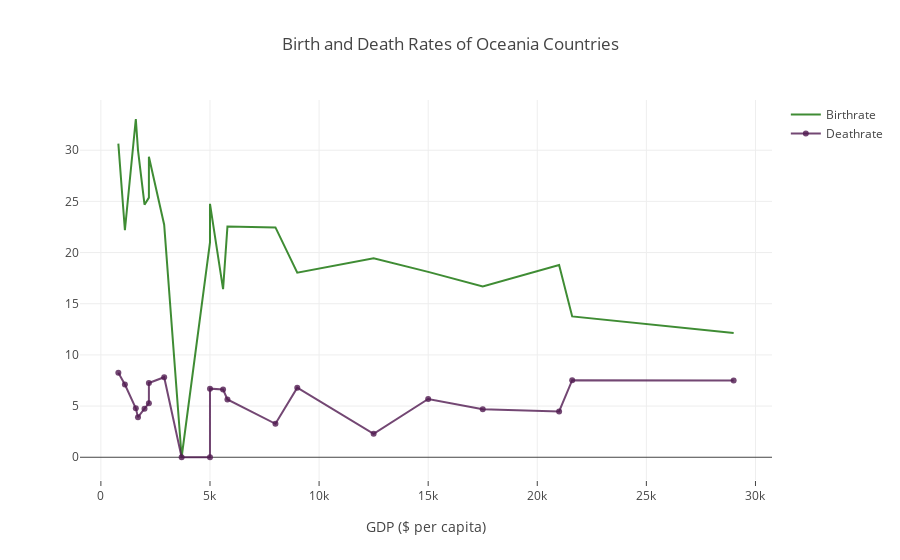

Source (notebook cell):
### Code cell
trace1 = go.Scatter(
                    x = oceaniaData["GDP ($ per capita)"],
                    y = oceaniaData["Birthrate"],
                    mode = "lines",
                    name = "Birthrate",
                    marker = dict(color = 'rgba(16, 112, 2, 0.8)'),
                    text = oceaniaData.Country)

trace2 = go.Scatter(
                    x = oceaniaData["GDP ($ per capita)"],
                    y = oceaniaData["Deathrate"],
                    mode = "lines+markers",
                    name = "Deathrate",
                    marker = dict(color = 'rgba(80, 26, 80, 0.8)'),
                    text = oceaniaData.Country)

data = [trace1, trace2]
layout = dict(title = 'Birth and Death Rates of Oceania Countries', xaxis = dict(title='GDP ($ per capita)', ticklen = 5, zeroline = False))
fig = dict(data = data, layout = layout)
iplot(fig)

### Figure 1 — Plotly figure (JSON) as saved in the notebook; plotly's stock layout.template omitted (floating-point values rounded to 4 significant figures)
{"data": [{"marker": {"color": "rgba(16, 112, 2, 0.8)"}, "mode": "lines", "name": "Birthrate", "text": ["Australia ", "New Zealand ", "Guam ", "French Polynesia ", "New Caledonia ", "N. Mariana Islands ", "Palau ", "American Samoa ", "Fiji ", "Samoa ", "Nauru ", "Cook Islands ", "Wallis and Futuna ", "Vanuatu ", "Papua New Guinea ", "Tonga ", "Micronesia, Fed. St. ", "Solomon Islands ", "Marshall Islands ", "Tuvalu ", "Kiribati "], "type": "scatter", "x": [29000, 21600, 21000, 17500, 15000, 12500, 9000, 8000, 5800, 5600, 5000, 5000, 3700, 2900, 2200, 2200, 2000, 1700, 1600, 1100, 800], "y": [12.14, 13.76, 18.79, 16.68, 18.11, 19.43, 18.03, 22.46, 22.55, 16.43, 24.76, 21, 0, 22.72, 29.36, 25.37, 24.68, 30.01, 33.05, 22.18, 30.65]}, {"marker": {"color": "rgba(80, 26, 80, 0.8)"}, "mode": "lines+markers", "name": "Deathrate", "text": ["Australia ", "New Zealand ", "Guam ", "French Polynesia ", "New Caledonia ", "N. Mariana Islands ", "Palau ", "American Samoa ", "Fiji ", "Samoa ", "Nauru ", "Cook Islands ", "Wallis and Futuna ", "Vanuatu ", "Papua New Guinea ", "Tonga ", "Micronesia, Fed. St. ", "Solomon Islands ", "Marshall Islands ", "Tuvalu ", "Kiribati "], "type": "scatter", "x": [29000, 21600, 21000, 17500, 15000, 12500, 9000, 8000, 5800, 5600, 5000, 5000, 3700, 2900, 2200, 2200, 2000, 1700, 1600, 1100, 800], "y": [7.51, 7.53, 4.48, 4.69, 5.69, 2.29, 6.8, 3.27, 5.65, 6.62, 6.7, 0, 0, 7.82, 7.25, 5.28, 4.75, 3.92, 4.78, 7.11, 8.26]}], "layout": {"title": "Birth and Death Rates of Oceania Countries", "xaxis": {"ticklen": 5, "title": "GDP ($ per capita)", "zeroline": false}}}
